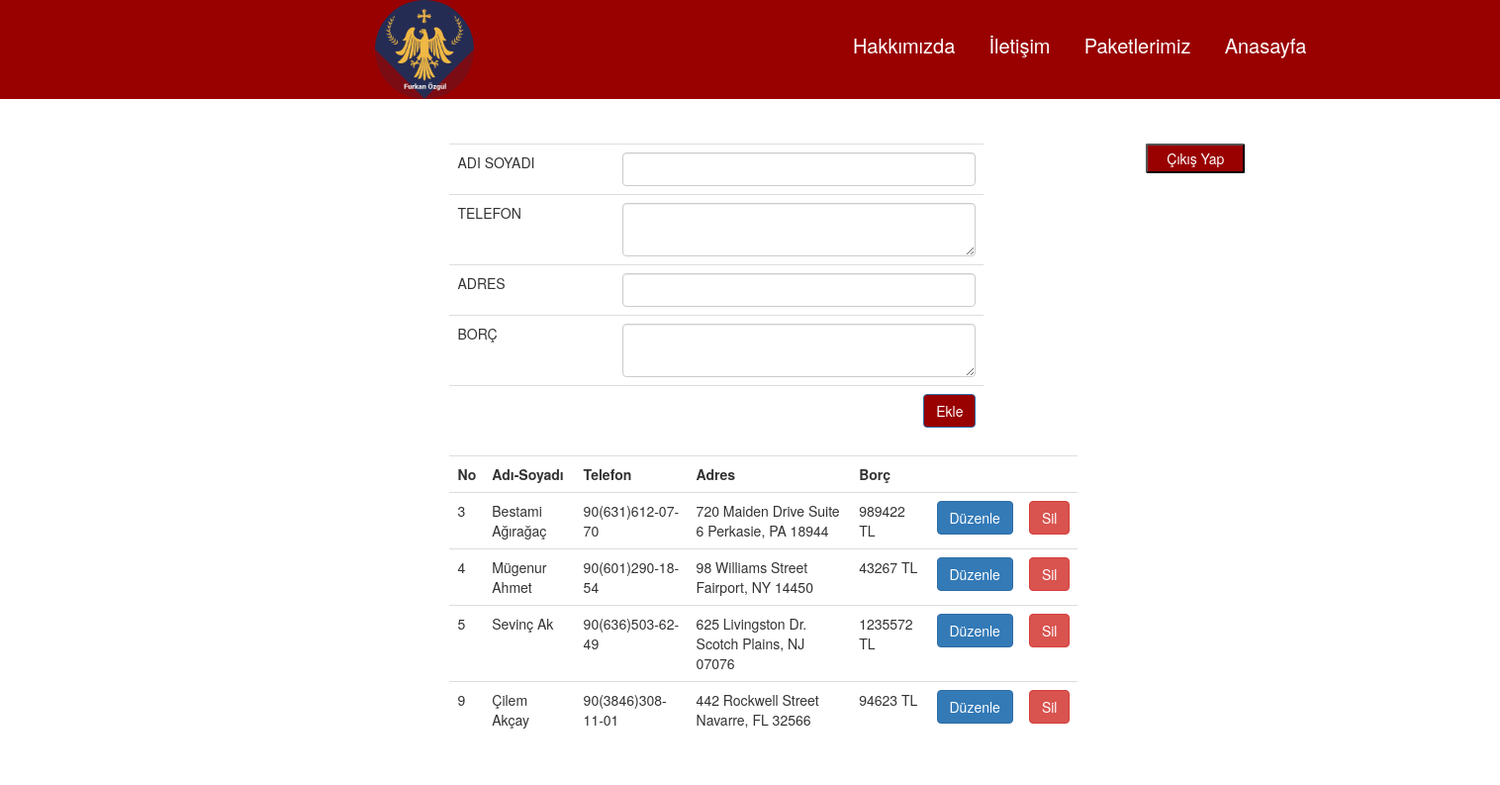
The app's page /ekle.php (signed in) with its own data.
### tables this page shows
CREATE TABLE `icerik` (
  `id` int(50) NOT NULL,
  `adisoyadi` varchar(100) NOT NULL,
  `telefon` varchar(100) NOT NULL,
  `adres` varchar(100) NOT NULL,
  `borc` varchar(100) NOT NULL,
  `userid` int(100) NOT NULL
);

### ekle.php (the view, shortened to what this page needs)
<?php
include("vt.php");
?>
<!doctype html>
<html>
<head>
<link rel="stylesheet" href="https://maxcdn.bootstrapcdn.com/bootstrap/3.3.7/css/bootstrap.min.css">
    <header style="background-color: #990000">
    <img src="logo.png" width="100" style="border-radius: 50%;margin-left: 25%">
    <a style="margin-left: 25%;color: white" class="header-connector">Hakkımızda</a>
    <a style="color: white" class="header-connector">İletişim</a>
    <a style="color: white" class="header-connector">Paketlerimiz</a>
    <a style="color: white" class="header-connector">Anasayfa</a>
    </header>
</head>
<body>
<form action="uyecikis.php">
    <input type="submit" value="Çıkış Yap" style="float: right ; margin-right: 17%;background-color: #990000;color: white;margin-top: 3%;width: 100px;height: 30px;border-radius: 3%">
</form>
<div class="container" style="margin-left:28%;margin-top: 3%;">
<div class="col-md-6">
<form action="" method="post">
    <table class="table">
        <tr>
            <td>ADI SOYADI</td>
            <td><input type="text" name="adisoyadi" class="form-control" ></td>
        </tr>
        <tr>
            <td>TELEFON</td>
            <td><textarea name="telefon" class="form-control" ></textarea></td>
        </tr>
        <tr>
            <td>ADRES</td>
            <td><input type="text" name="adres" class="form-control" ></td>
        </tr>
        <tr>
            <td>BORÇ</td>
            <td><textarea name="borc" class="form-control" ></textarea></td>
        </tr>
        <tr>
            <td></td>
            <td><input style="float:right;background-color:rgb(153, 0, 0)" class="btn btn-primary"  type="submit" value="Ekle" id="uyari"></td>
        </tr>
    </table>
</form>
</div>
<div class="col-md-7">
<table class="table">
    <tr>
        <th>No</th>
        <th>Adı-Soyadı</th>
        <th>Telefon</th>
        <th>Adres</th>
        <th>Borç</th>
        <th></th>
        <th></th>
    </tr>
<?php
$sorgu = $baglanti->query("SELECT * FROM icerik WHERE userid =  ".$_SESSION['Kullanici'] );
while ($sonuc = $sorgu->fetch_assoc()) {
$id = $sonuc['id'];
$baslik = $sonuc['adisoyadi'];
$icerik = $sonuc['telefon'];
$baslik2 = $sonuc['adres'];
$icerik2 = $sonuc['borc'];
?>
    <tr>
        <td><?php echo $id;  ?></td>
        <td><?php echo $baslik; ?></td>
        <td><?php echo $icerik; ?></td>
        <td><?php echo $baslik2; ?></td>
        <td><?php echo $icerik2; ?></td>
        <td><a href="duzenle.php?id=<?php echo $id; ?>" class="btn btn-primary">Düzenle</a></td>
        <td><a href="sil.php?id=<?php echo $id; ?>" class="btn btn-danger">Sil</a></td>
    </tr>
<?php
}
?>
</table>
</div>
</div>
</body>
</html>

### ekle.php (style rules this page uses)
.header-connector { font-size: 20px; margin-left: 2%; }

### records on screen
icerik: id "3", adisoyadi "Bestami Ağırağaç", telefon "90(631)612-07-70", adres "720 Maiden Drive Suite 6 Perkasie, PA 18944", borc "989422 TL"
icerik: id "4", adisoyadi "Mügenur Ahmet", telefon "90(601)290-18-54", adres "98 Williams Street Fairport, NY 14450", borc "43267 TL"
icerik: id "5", adisoyadi "Sevinç Ak", telefon "90(636)503-62-49", adres "625 Livingston Dr. Scotch Plains, NJ 07076", borc "1235572 TL"
icerik: id "9", adisoyadi "Çilem Akçay", telefon "90(3846)308-11-01", adres "442 Rockwell Street Navarre, FL 32566", borc "94623 TL"
